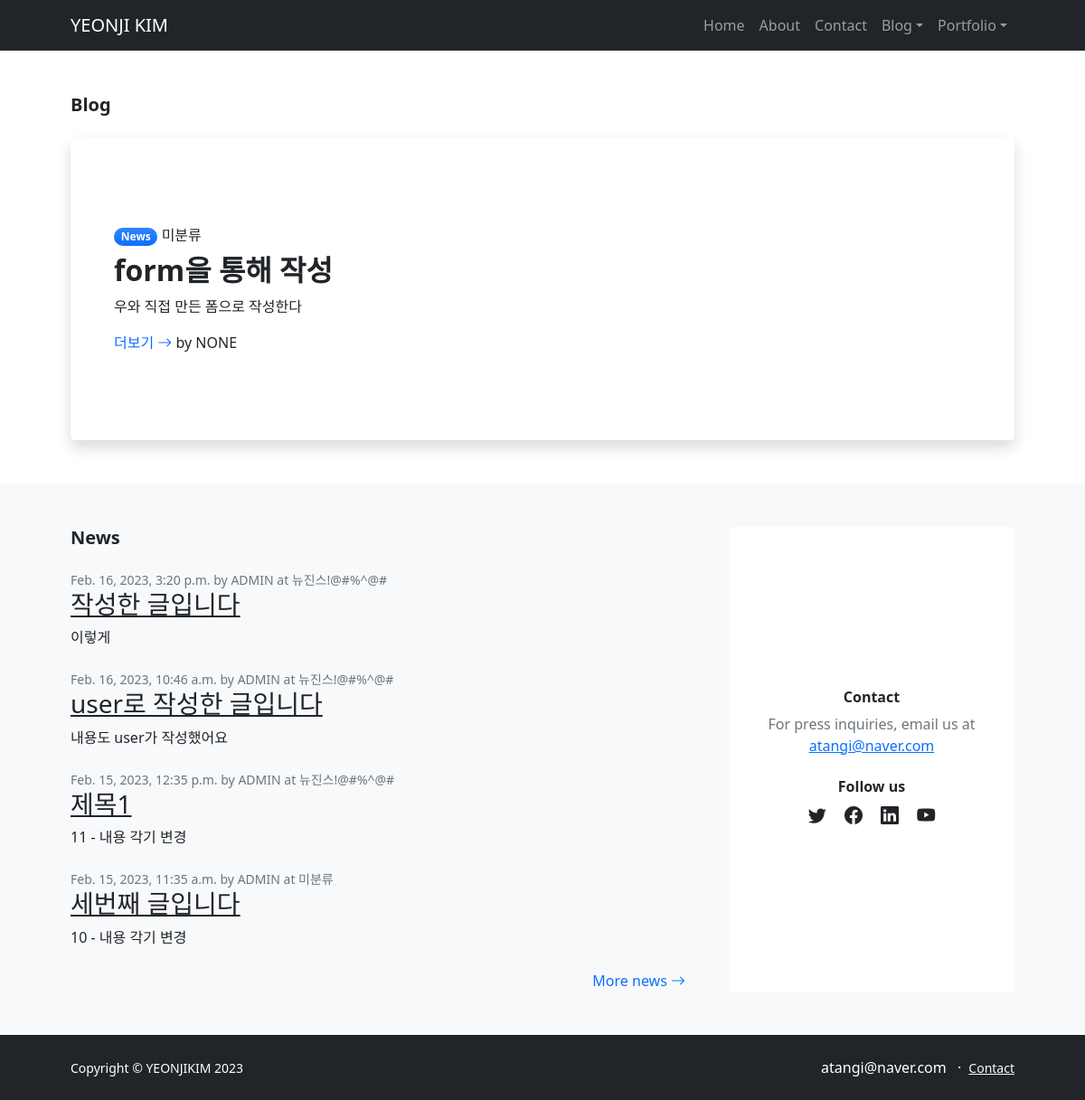
The page / on the database its author committed.
### blog/models.py (models this page shows, shortened)
class Post(models.Model):
    title = models.CharField(max_length=50)
    content = models.TextField()
    header_img = models.ImageField(upload_to='blog/images/%Y/%m/%d/', blank=True)
    file_upload = models.FileField(upload_to='blog/files/%Y/%m/%d/', blank=True)
    created_at = models.DateTimeField(auto_now_add=True)  # 아예 값 자체가 지금 시간으로 입력되어 들어감(우리가 변경할 필요 없음)
    updated_at = models.DateTimeField(auto_now=True)  # 값을 변경할 수 있음. default 값으로 현재시간이 찍혀있음
    author = models.ForeignKey(User, on_delete=models.SET_NULL, null=True)
    category = models.ForeignKey(Category, on_delete=models.SET_NULL, null=True, blank=True)
    tag = models.ManyToManyField(Tag, blank=True)
    def get_absolute_url(self):
        return f'/blog/{self.pk}/'
    def first_post_query(self):
        return Post.objects.all().last().title

class Category(models.Model):
    categoryName = models.CharField(max_length=30, unique=True)
    slug = models.SlugField(max_length=30, unique=True, allow_unicode=True)
    def __str__(self):
        return self.categoryName
    class Meta:
        verbose_name_plural = 'categories'

### blog/views.py (the view)
# urls.py: path('', views.BlogHome.as_view(paginate_by=5), name="home"),
class BlogHome(ListView):
    model = Post
    ordering = '-pk'
    template_name = 'blog/blog_home.html'
    context_object_name = 'posts'
    def get_context_data(self, **kwargs): # 함수의 파라미터를 개수 안 정해서 k-v 순으로 만들어 보내겠다
        context = super(BlogHome, self).get_context_data(**kwargs)
        context['first_post'] = Post.objects.all().last() # first_post라는 이름으로 하나 더 값을 만들어서 전달할게요
        return context

### blog/templates/blog/blog_home.html (shortened to what this page needs)
          {% extends 'blog/base.html' %}
          {% block page_area %}
            <section class="py-5">
                <div class="container px-5">
                    <h1 class="fw-bolder fs-5 mb-4">Blog</h1>
                    <div class="card border-0 shadow rounded-3 overflow-hidden">
                        <div class="card-body p-0">
                            <div class="row gx-0">
                                <div class="col-lg-6 col-xl-5 py-lg-5">
                                    <div class="p-4 p-md-5">
                                        <div class="badge bg-primary bg-gradient rounded-pill mb-2">News</div>
                                        {% if first_post.category %}
                                        {{ first_post.category }}
                                        {% else %}
                                        미분류
                                        {% endif %}
                                        <div class="h2 fw-bolder">{{ first_post.title }}</div>
                                        <p>{{ first_post.content|truncatewords:20 }}</p>
                                        <a class="stretched-link text-decoration-none" href="{{ first_post.get_absolute_url }}">
                                            더보기
                                            <i class="bi bi-arrow-right"></i>
                                        </a>
                                        by {{ first_post.author|upper }}
                                    </div>
                                </div>
                            </div>
                        </div>
                    </div>
                </div>
            </section>
            <section class="py-5 bg-light">
                <div class="container px-5">
                    <div class="row gx-5">
                        <div class="col-xl-8">
                            <h2 class="fw-bolder fs-5 mb-4">News</h2>
                            {% for post in posts %}
                            {% if post != posts.first %}
                            <div class="mb-4">
                                <div class="small text-muted">{{ post.created_at }} by {{ post.author|upper }} at
                                    {% if post.category %}
                                        {{ post.category }}
                                    {% else %}
                                        미분류
                                    {% endif %}
                                </div>
                                <a class="link-dark" href="{{ post.get_absolute_url }}"><h3>{{ post.title }}</h3></a>
                                <p class="content"> {{ post.content|truncatewords:20 }} </p>
                            </div>
                            {% endif %}
                            {% endfor %}
                            <div class="text-end mb-5 mb-xl-0">
                                <a class="text-decoration-none" href="{% url 'blog:post_list' %}">
                                    More news
                                    <i class="bi bi-arrow-right"></i>
                                </a>
                            </div>
                        </div>
                        <div class="col-xl-4">
                            <div class="card border-0 h-100">
                                <div class="card-body p-4">
                                    <div class="d-flex h-100 align-items-center justify-content-center">
                                        <div class="text-center">
                                            <div class="h6 fw-bolder">Contact</div>
                                            <p class="text-muted mb-4">
                                                For press inquiries, email us at
                                                <br />
                                                <a href="#!">atangi@naver.com</a>
                                            </p>
                                            <div class="h6 fw-bolder">Follow us</div>
                                            <a class="fs-5 px-2 link-dark" href="#!"><i class="bi-twitter"></i></a>
                                            <a class="fs-5 px-2 link-dark" href="#!"><i class="bi-facebook"></i></a>
                                            <a class="fs-5 px-2 link-dark" href="#!"><i class="bi-linkedin"></i></a>
                                            <a class="fs-5 px-2 link-dark" href="#!"><i class="bi-youtube"></i></a>
                                        </div>
                                    </div>
                                </div>
                            </div>
                        </div>
                    </div>
                </div>
            </section>
            {% endblock %}

### blog/templates/blog/base.html (shortened to what this page needs)
<!DOCTYPE html>
{% load static %}
<html lang="en">
    <head>
        <link href="https://cdn.jsdelivr.net/npm/bootstrap-icons@1.5.0/font/bootstrap-icons.css" rel="stylesheet" />
        <link href="{% static 'blog/css/styles.css' %}" rel="stylesheet" />
    </head>
    <body class="d-flex flex-column">
        <main class="flex-shrink-0">
            {% include 'blog/navbar.html' %}
            {% block page_area %}{% endblock %}
        </main>
            {% include 'blog/footer.html' %}
    </body>
</html>

### blog/templates/blog/navbar.html (shortened to what this page needs)
            <nav class="navbar navbar-expand-lg navbar-dark bg-dark sticky-top">
                <div class="container px-5">
                    <a class="navbar-brand" href="{% url 'blog:home' %}">YEONJI KIM</a>
                    <div class="collapse navbar-collapse" id="navbarSupportedContent">
                        <ul class="navbar-nav ms-auto mb-2 mb-lg-0">
                            <li class="nav-item"><a class="nav-link" href="{% url 'blog:home' %}">Home</a></li>
                            <li class="nav-item"><a class="nav-link" href="{% url 'blog:about_me' %}">About</a></li>
                            <li class="nav-item"><a class="nav-link" href="{% url 'blog:contact' %}">Contact</a></li>
                            <li class="nav-item dropdown">
                                <a class="nav-link dropdown-toggle" id="navbarDropdownBlog" href="#" role="button" data-bs-toggle="dropdown" aria-expanded="false">Blog</a>
                            </li>
                            <li class="nav-item dropdown">
                                <a class="nav-link dropdown-toggle" id="navbarDropdownPortfolio" href="#" role="button" data-bs-toggle="dropdown" aria-expanded="false">Portfolio</a>
                            </li>
                        </ul>
                    </div>
                </div>
            </nav>

### blog/templates/blog/footer.html
      <footer class="bg-dark py-4 mt-auto">
        <div class="container px-5">
            <div class="row align-items-center justify-content-between flex-column flex-sm-row">
                <div class="col-auto"><div class="small m-0 text-white">Copyright &copy; YEONJIKIM 2023</div></div>
                <div class="col-auto">
                    <span class="text-white mx-1">atangi@naver.com</span>
                    <span class="text-white mx-1">&middot;</span>
                    <a class="link-light small" href="mailto:atangi@naver.com">Contact</a>
                </div>
            </div>
        </div>
    </footer>

### rows shown on the page
Post: title "form을 통해 작성", content "우와 직접 만든 폼으로 작성한다", author "NONE"
Post: created_at "Feb. 16, 2023, 3:20 p.m.", author "ADMIN", category "뉴진스!@#%^@#", title "작성한 글입니다", content "이렇게"
Post: created_at "Feb. 16, 2023, 10:46 a.m.", author "ADMIN", category "뉴진스!@#%^@#", title "user로 작성한 글입니다", content "내용도 user가 작성했어요"
Post: created_at "Feb. 15, 2023, 12:35 p.m.", author "ADMIN", category "뉴진스!@#%^@#", title "제목1", content "11 - 내용 각기 변경"
Post: created_at "Feb. 15, 2023, 11:35 a.m.", author "ADMIN", shows "미분류", title "세번째 글입니다", content "10 - 내용 각기 변경"
